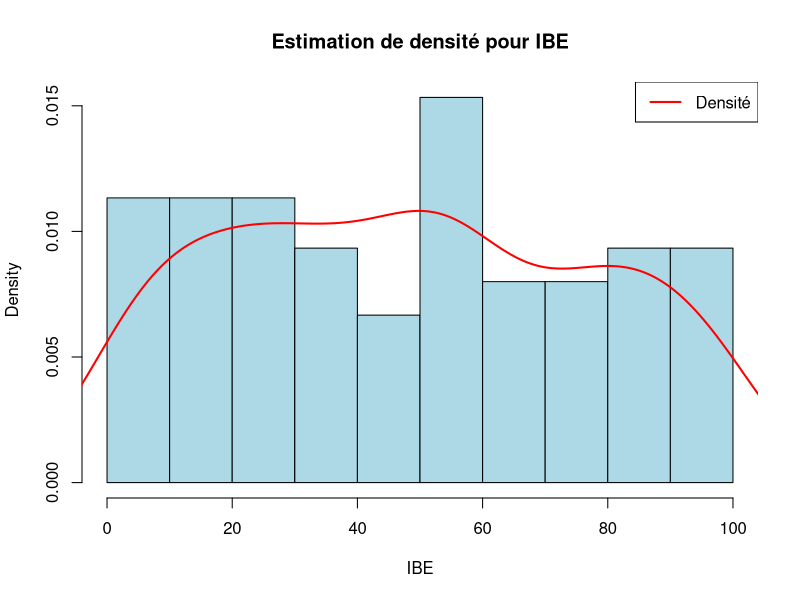
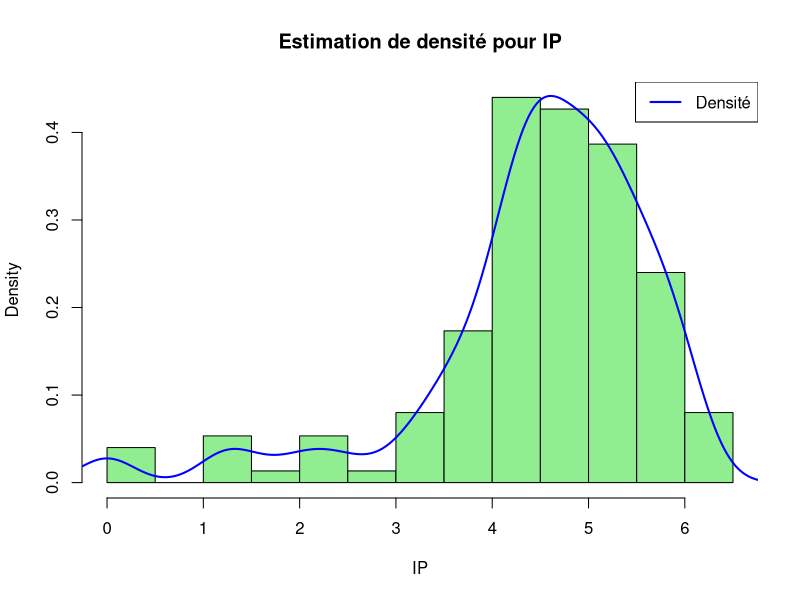
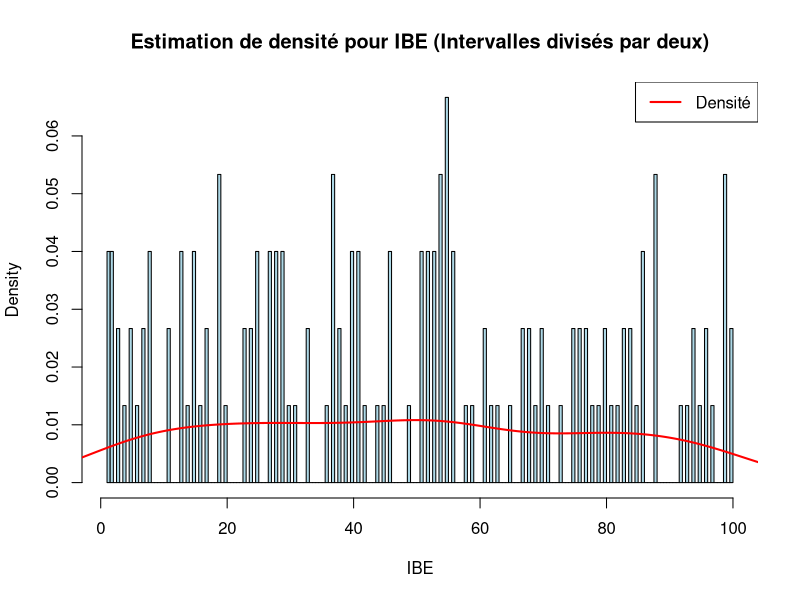
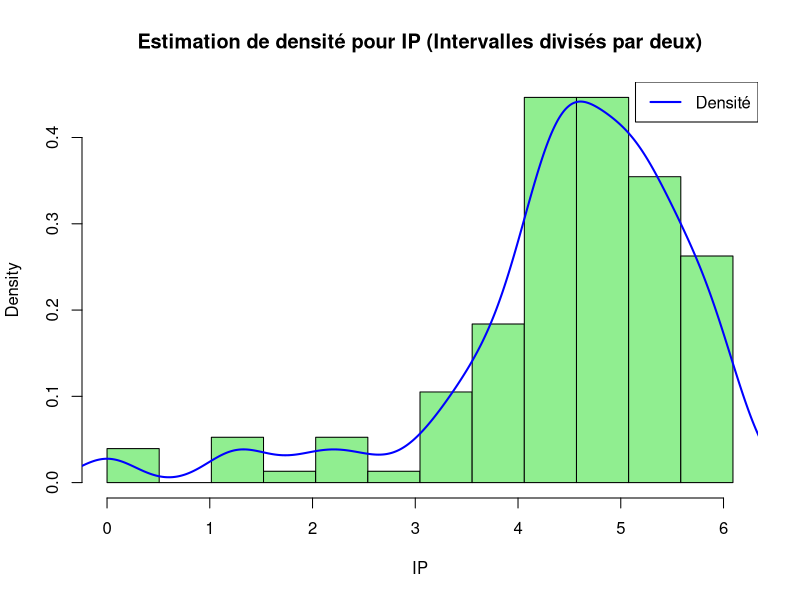
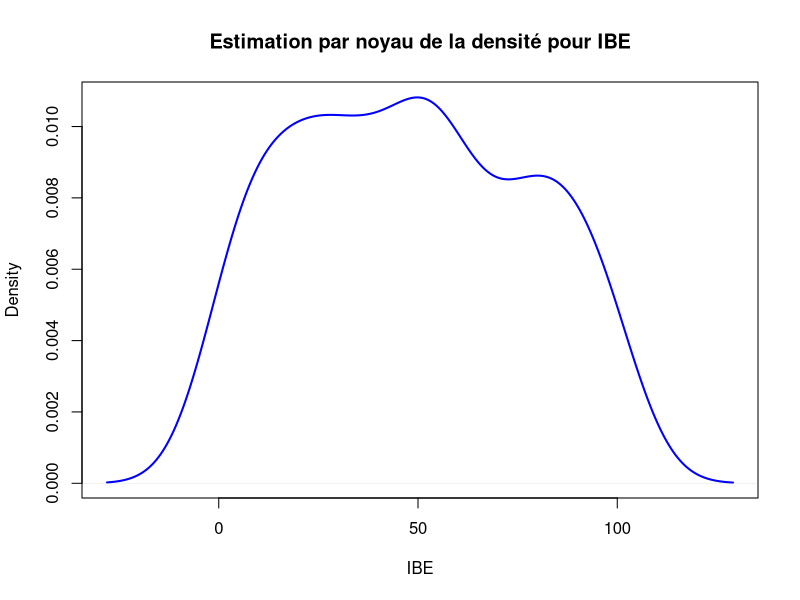
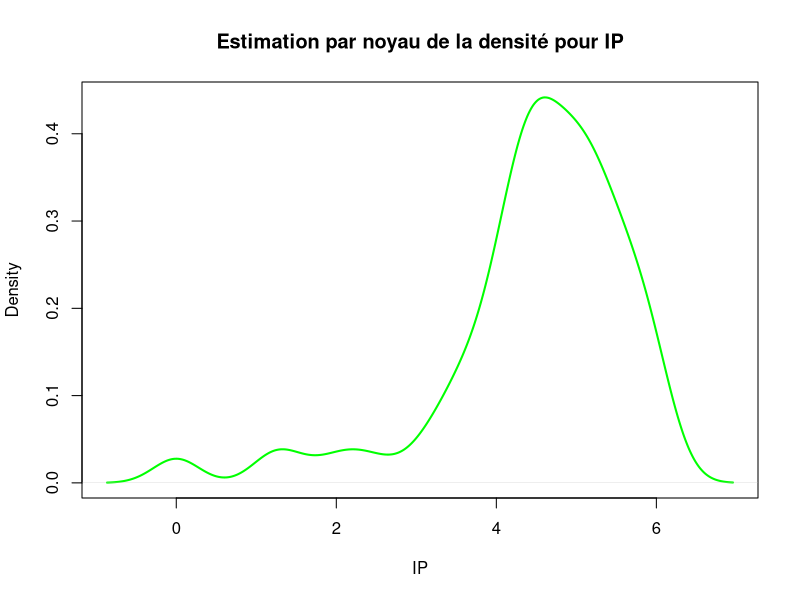
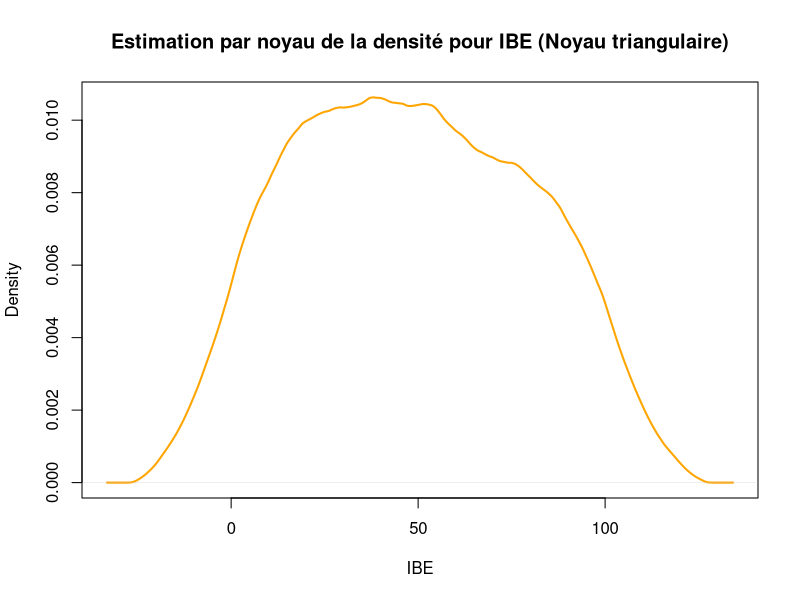
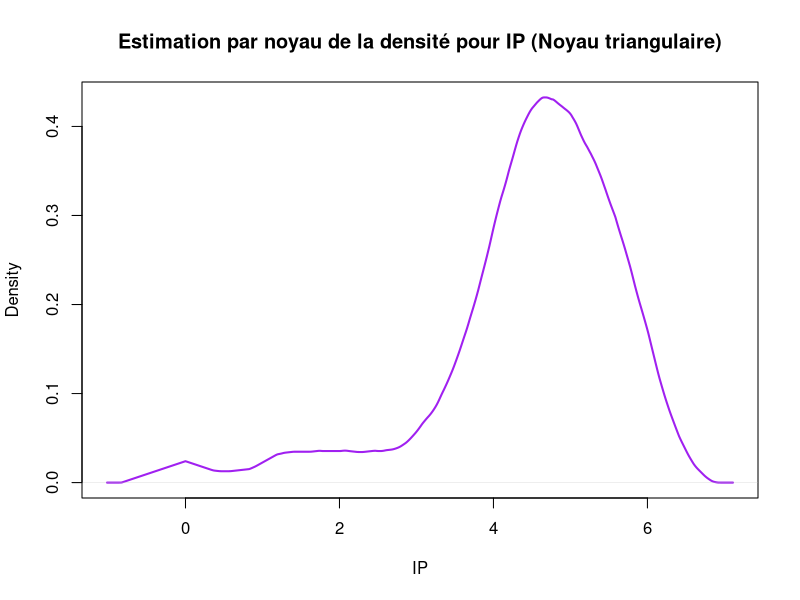

The R source for these figures, in order:
# Charger les données
data = read.csv("psychology.csv", TRUE)
print(data)

# ---- Question 1 ----

# Statistiques descriptives pour l'IBE
summary_IBE = summary(data$IBE)
mean_IBE = mean(data$IBE)
median_IBE = median(data$IBE)
sd_IBE = sd(data$IBE)
IQR_IBE = IQR(data$IBE)

# Affichage des résultats
cat("Statistiques descriptives pour l'IBE:\n")
cat("Sommaire:", summary_IBE, "\n")
cat("Moyenne:", mean_IBE, "\n")
cat("Médiane:", median_IBE, "\n")
cat("Écart-type:", sd_IBE, "\n")
cat("IQR:", IQR_IBE, "\n")

# Statistiques descriptives pour l'IP
summary_IP = summary(data$IP)
mean_IP = mean(data$IP)
median_IP = median(data$IP)
sd_IP = sd(data$IP)
IQR_IP = IQR(data$IP)

# Affichage des résultats
cat("\nStatistiques descriptives pour l'IP:\n")
cat("Sommaire:", summary_IP, "\n")
cat("Moyenne:", mean_IP, "\n")
cat("Médiane:", median_IP, "\n")
cat("Écart-type:", sd_IP, "\n")
cat("IQR:", IQR_IP, "\n")

# ---- Question 2 ----

# Créer un histogramme pour la variable IBE
hist(data$IBE, main="Estimation de densité pour IBE", xlab="IBE", col="lightblue", border="black", probability=TRUE)
lines(density(data$IBE), col="red", lwd=2)

# Ajouter une légende
legend("topright", legend="Densité", col="red", lwd=2)

# Créer un histogramme pour la variable IP
hist(data$IP, main="Estimation de densité pour IP", xlab="IP", col="lightgreen", border="black", probability=TRUE)
lines(density(data$IP), col="blue", lwd=2)

# Ajouter une légende
legend("topright", legend="Densité", col="blue", lwd=2)

# ---- Question 3 ----

# Diviser par deux la largeur des intervalles pour IBE
new_breaks_ibe = seq(min(data$IBE), max(data$IBE), length.out = (length(seq(min(data$IBE), max(data$IBE))) - 1) * 2 + 1)

# Créer un histogramme pour la variable IBE avec des intervalles divisés par deux
hist(data$IBE, breaks = new_breaks_ibe, main="Estimation de densité pour IBE (Intervalles divisés par deux)", xlab="IBE", col="lightblue", border="black", probability=TRUE)
lines(density(data$IBE), col="red", lwd=2)

# Ajouter une légende
legend("topright", legend="Densité", col="red", lwd=2)

# Diviser par deux la largeur des intervalles pour IP
new_breaks_ip = seq(min(data$IP), max(data$IP), length.out = (length(seq(min(data$IP), max(data$IP))) - 1) * 2 + 1)

# Créer un histogramme pour la variable IP avec des intervalles divisés par deux
hist(data$IP, breaks = new_breaks_ip, main="Estimation de densité pour IP (Intervalles divisés par deux)", xlab="IP", col="lightgreen", border="black", probability=TRUE)
lines(density(data$IP), col="blue", lwd=2)

# Ajouter une légende
legend("topright", legend="Densité", col="blue", lwd=2)


# ---- Question 4 ----

# Estimation par noyau de la densité pour IBE
density_ibe = density(data$IBE)

# Tracer le KDE pour IBE
plot(density_ibe, main="Estimation par noyau de la densité pour IBE", xlab="IBE", col="blue", lwd=2)

# Estimation par noyau de la densité pour IP
density_ip = density(data$IP)

# Tracer le KDE pour IP
plot(density_ip, main="Estimation par noyau de la densité pour IP", xlab="IP", col="green", lwd=2)

# ---- Question 5 ----

# Estimation par noyau de la densité pour IBE avec noyau triangulaire et validation croisée biaisée
density_ibe_triangular = density(data$IBE, kernel = "triangular", bw = "nrd")

# Tracer le KDE pour IBE avec noyau triangulaire
plot(density_ibe_triangular, main="Estimation par noyau de la densité pour IBE (Noyau triangulaire)", xlab="IBE", col="orange", lwd=2)

# Estimation par noyau de la densité pour IP avec noyau triangulaire et validation croisée biaisée
density_ip_triangular = density(data$IP, kernel = "triangular", bw = "nrd")

# Tracer le KDE pour IP avec noyau triangulaire
plot(density_ip_triangular, main="Estimation par noyau de la densité pour IP (Noyau triangulaire)", xlab="IP", col="purple", lwd=2)

# ---- Question 6 ----

# Afficher le nuage de points entre les deux variables IBE et IP
plot(data$IBE, data$IP, main="Nuage de points entre IBE et IP", xlab="IBE", ylab="IP", col=c("blue", "green"), pch=16)

# Ajouter une régression linéaire pour illustrer la tendance
abline(lm(IP ~ IBE, data=data), col="red", lwd=2)

# Ajouter une légende
legend("topright", legend=c("IBE", "IP", "Régression linéaire"), col=c("blue", "green", "red"), lwd=2)

# Calculer et afficher la corrélation
correlation_coefficient = cor(data$IBE, data$IP)
cat("Coefficient de corrélation entre IBE et IP:", correlation_coefficient, "\n")
cat("La ligne de régression est inclinée vers le haut, cela suggère une relation positive entre les variables (quand l'une augmente, l'autre a tendance à augmenter).")

# ---- Question 7 ----

# Filtrer les valeurs positives avant la transformation logarithmique
positive_values = data$IP > 0
transformed_IBE = log(data$IBE[positive_values])
transformed_IP = log(data$IP[positive_values])

# Afficher le nuage de points avec les données transformées
plot(transformed_IBE, transformed_IP, main="Nuage de points entre IBE et IP (Transformées logarithmiques)", xlab="log(IBE)", ylab="log(IP)", col=c("purple", "orange"), pch=16)

# Ajouter une régression linéaire pour illustrer la tendance
abline(lm(transformed_IP ~ transformed_IBE), col="red", lwd=2)

# Ajouter une légende avec position manuelle
legend("topright", legend=c("log(IBE)", "log(IP)", "Régression linéaire"), col=c("purple", "orange", "red"), lwd=2)

# Calculer et afficher la corrélation pour les données transformées
correlation_coefficient_transformed = cor(transformed_IBE, transformed_IP)
cat("Coefficient de corrélation entre log(IBE) et log(IP):", correlation_coefficient_transformed, "\n")

# ---- Question 8 ----

# Calculer le coefficient de corrélation de Pearson
correlation_pearson = cor(transformed_IBE, transformed_IP, method = "pearson")
cat("Coefficient de corrélation de Pearson entre log(IBE) et log(IP):", correlation_pearson, "\n")

# Calculer le coefficient de corrélation de Spearman
correlation_spearman = cor(transformed_IBE, transformed_IP, method = "spearman")
cat("Coefficient de corrélation de Spearman entre log(IBE) et log(IP):", correlation_spearman, "\n")

# Calculer le coefficient de corrélation de Kendall
correlation_kendall = cor(transformed_IBE, transformed_IP, method = "kendall")
cat("Coefficient de corrélation de Kendall entre log(IBE) et log(IP):", correlation_kendall, "\n")

# ---- Question 9 ----

# Afficher le nuage de points avec les données transformées
plot(transformed_IBE, transformed_IP, main="Nuage de points entre IBE et IP (Transformées logarithmiques)", xlab="log(IBE)", ylab="log(IP)", col=c("purple", "orange"), pch=16)

# Ajouter une régression linéaire pour illustrer la tendance
abline(lm(transformed_IP ~ transformed_IBE), col="red", lwd=2)

# Ajouter une ligne diagonale (pente = 1) en rouge
abline(a = 0, b = 1, col = "red", lwd = 2, lty = 2)

# Ajouter les noms des axes
text(x = min(transformed_IBE), y = max(transformed_IP), labels = "log(IBE)", pos = 4, col = "purple", cex = 1.2)
text(x = max(transformed_IBE), y = min(transformed_IP), labels = "log(IP)", pos = 2, col = "orange", cex = 1.2)

# Ajouter une légende avec position manuelle
legend("topright", legend=c("log(IBE)", "log(IP)", "Régression linéaire", "Diagonale"), col=c("purple", "orange", "red", "red"), lwd=2)

# Calculer et afficher la corrélation pour les données transformées
correlation_coefficient_transformed = cor(transformed_IBE, transformed_IP)
cat("Coefficient de corrélation entre log(IBE) et log(IP):", correlation_coefficient_transformed, "\n")

# ---- Question 10 ----
# Ouvrir le périphérique graphique pour le format PNG
png("question10_plot.png", width = 900, height = 700)

# Afficher le nuage de points avec les données transformées
plot(transformed_IBE, transformed_IP, main="Nuage de points entre IBE et IP (Transformées logarithmiques)", xlab="log(IBE)", ylab="log(IP)", col=c("purple", "orange"), pch=16)

# Ajouter une régression linéaire pour illustrer la tendance
abline(lm(transformed_IP ~ transformed_IBE), col="red", lwd=2)

# Ajouter une ligne diagonale (pente = 1) en rouge
abline(a = 0, b = 1, col = "red", lwd = 2, lty = 2)

# Ajouter les noms des axes
text(x = min(transformed_IBE), y = max(transformed_IP), labels = "log(IBE)", pos = 4, col = "purple", cex = 1.2)
text(x = max(transformed_IBE), y = min(transformed_IP), labels = "log(IP)", pos = 2, col = "orange", cex = 1.2)

# Ajouter une légende avec position manuelle
legend("topright", legend=c("log(IBE)", "log(IP)", "Régression linéaire", "Diagonale"), col=c("purple", "orange", "red", "red"), lwd=2)

# Calculer et afficher la corrélation pour les données transformées
correlation_coefficient_transformed = cor(transformed_IBE, transformed_IP)
cat("Coefficient de corrélation entre log(IBE) et log(IP):", correlation_coefficient_transformed, "\n")

# Fermer le périphérique graphique et enregistrer le fichier PNG
dev.off()

